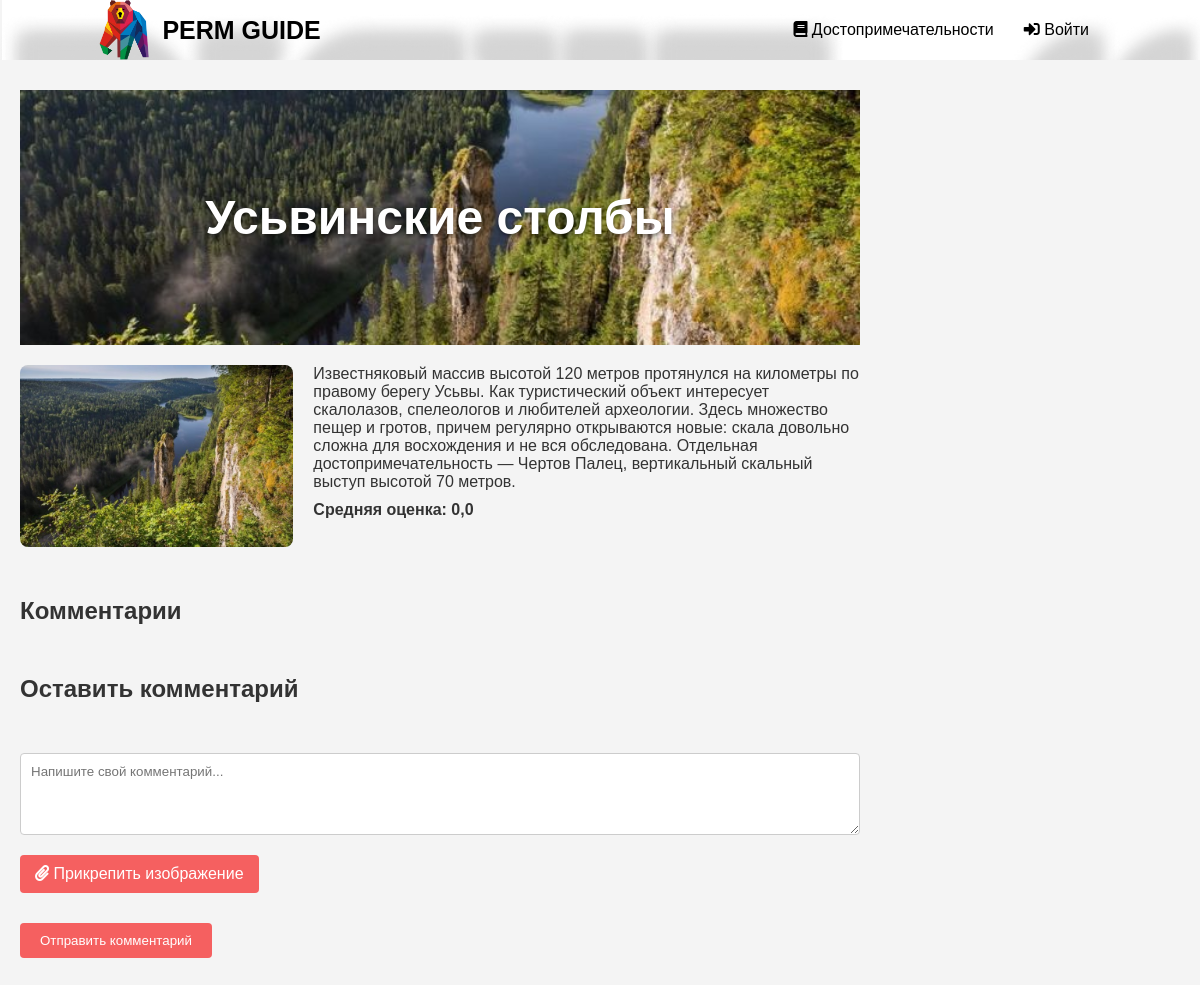
The app's page /sight/4/ with its own data.
### gid/models.py (models this page shows, shortened)
class Sight(models.Model):
    name = models.CharField(max_length=128, verbose_name='Название')
    description = models.TextField(verbose_name='Описание')
    image = models.ImageField(upload_to='sight_images', verbose_name='Изображение')
    def average_rating(self):
        ratings = self.rating_set.all()
        if ratings.exists():
            return ratings.aggregate(Avg('score'))['score__avg']
        return 0.0
    class Meta:
        verbose_name = 'Достопримечательность'
        verbose_name_plural = 'Достопримечательности'

### gid/views.py (the view, shortened to what this page needs)
# urls.py: path('sight/<int:sight_id>/', views.sight_detail, name='sight_detail'),
def sight_detail(request, sight_id):
    sight = get_object_or_404(Sight, pk=sight_id)
    form = RatingForm()
    note_form = UserNoteForm()
    comments = Comment.objects.filter(sight=sight)
    user_note = None
    events = sight.events.all()
    user_visited = False
    if request.user.is_authenticated:
        user_visited = Visit.objects.filter(user=request.user, sight=sight).exists()
    return render(request, 'gid/sight_detail.html', {
        'sight': sight,
        'form': form,
        'note_form': note_form,
        'comments': comments,
        'user_note': user_note,
        'user_visited': user_visited,
        'events': events,
    })

### gid/forms.py
class RatingForm(forms.ModelForm):
    class Meta:
        model = Rating
        fields = ['score']
        widgets = {
            'score': forms.NumberInput(attrs={'min': 1, 'max': 5})
        }

class UserNoteForm(forms.ModelForm):
    class Meta:
        model = UserNote
        fields = ['text']
        widgets = {
            'text': forms.Textarea(attrs={'rows': 4, 'cols': 50, 'class': 'note-textarea'}),
        }

### gid/templates/gid/sight_detail.html (shortened to what this page needs)
{% load static %}
<html lang="en">
<head>
    <link rel="stylesheet" href="{% static 'css/sight_detail.css' %}">
    <link rel="stylesheet" href="https://cdnjs.cloudflare.com/ajax/libs/font-awesome/5.15.4/css/all.min.css">
</head>
<body>
    <div class="header" style="background-image: url('{% static 'img/img.png' %}')">
        <div class="logo-container">
            <img src="{% static 'img/logo.png' %}" alt="Logo" class="logo-image">
            <a href="{% url 'index' %}" class="logo">PERM GUIDE</a>
        </div>
        <nav>
            <ul>
                <li>
                    <a href="{% url 'catalog' %}"><i class="fas fa-book"></i> Достопримечательности</a>
                </li>
                {% if not user.is_authenticated %}
                <li>
                    <a href="{% url 'login' %}"><i class="fas fa-sign-in-alt"></i> Войти</a>
                </li>
                {% endif %}
            </ul>
        </nav>
    </div>
    <div class="content-container">
        <div class="main-content">
            <section class="sight-header" style="background-image: url('{{ sight.image.url }}')">
                <h1>{{ sight.name }}</h1>
            </section>
           <section class="sight-details">
    <div class="image-container">
        <img src="{{ sight.image.url }}" alt="{{ sight.name }}">
    </div>
    <div class="description">
        <p>{{ sight.description }}</p>
        <p class="rating">Средняя оценка: {{ sight.average_rating }}</p>
    </div>
</section>
<section class="comments">
    <div class="comments-header">
        <h2>Комментарии</h2>
    </div>
</section>
<section class="comment-form">
    <h2>Оставить комментарий</h2>
    <form action="{% url 'comment_submit' sight.id %}" method="post" enctype="multipart/form-data" class="comment-form" id="commentForm">
        <div class="form-group">
            <textarea name="text" rows="4" cols="50" class="comment-textarea" placeholder="Напишите свой комментарий..."></textarea>
        </div>
        <div class="form-group">
            <label for="id_image" class="upload-label">
                <i class="fas fa-paperclip"></i> Прикрепить изображение
            </label>
        </div>
        <div class="form-group">
            <button type="submit" class="comment-submit-btn">Отправить комментарий</button>
        </div>
    </form>
</section>
        </div>
    </div>
</body>
</html>

### static/css/sight_detail.css (style rules this page uses)
* { margin: 0; padding: 0; box-sizing: border-box; font-family: "Poppins", sans-serif; list-style: none; text-decoration: none; }
body { background-color: #f4f4f4; color: #333; }
.header { position: fixed; top: 0; left: 0; right: 0; display: flex; justify-content: space-between; align-items: center; padding: 0 8%; z-index: 1000; }
.logo-container { display: flex; align-items: center; }
.logo-image { height: 60px; margin-right: 10px; align-self: center; }
.logo { font-size: 25px; font-weight: 900; color: black; }
.header nav ul li { position: relative; float: left; }
.header nav ul li a { padding: 15px; color: #000; font-size: 16px; display: block; }
.content-container { display: flex; padding-top: 70px; }
.main-content { flex: 1; padding: 20px; max-width: calc(100% - 320px); margin: 0; }
.sight-header { background-size: cover; background-position: center; padding: 100px 20px; color: #fff; text-align: center; margin-bottom: 20px; }
.sight-header h1 { font-size: 3em; text-shadow: 0 2px 4px rgba(0, 0, 0, 0.5); }
.sight-details { display: flex; gap: 20px; margin-bottom: 20px; }
.image-container { flex: 1; }
.image-container img { width: 100%; border-radius: 8px; }
.description { flex: 2; }
.description p { margin-bottom: 10px; }
.rating { font-weight: bold; }
.comments { margin-top: 50px; }
.comments-header h2 { margin-bottom: 20px; color: #333; }
.comment-form { margin-top: 50px; }
.comment-form h2 { margin-bottom: 20px; color: #333; }
.comment-form .form-group { margin-bottom: 20px; }
.comment-form .comment-textarea { width: 100%; padding: 10px; border: 1px solid #ccc; border-radius: 4px; }
.comment-form .comment-submit-btn { padding: 10px 20px; background-color: #F56060; color: #fff; border: none; border-radius: 4px; cursor: pointer; transition: background-color 0.3s ease; }
.upload-label { display: inline-block; padding: 10px 15px; background-color: #F56060; color: #fff; border-radius: 4px; cursor: pointer; transition: background-color 0.3s ease; }

### records on screen
Sight: image (picture), name "Усьвинские столбы", description "Известняковый массив высотой 120 метров протянулся на километры по правому берегу Усьвы. Как туристический объект интересует скалолазов, спелеологов и любителей археологии. Здесь множество пещер и гротов, причем регулярно открываются новые: скала довольно сложна для восхождения и не вся обследована. Отдельная достопримечательность — Чертов Палец, вертикальный скальный выступ высотой 70 метров.", average_rating "0,0"
